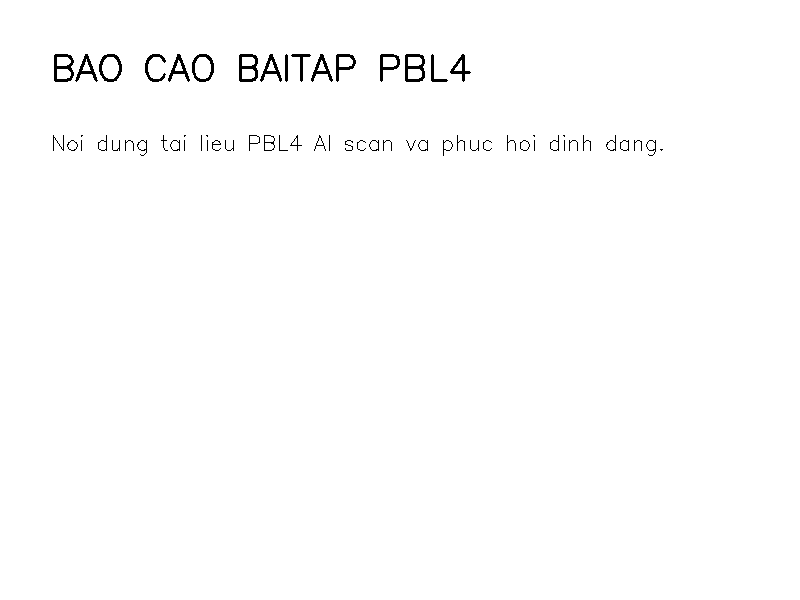
#> input picture test_doc.png, 800 x 600 px
$ python -i document_scanner.py   (imports and definitions only)
#> lines starting #> are read from the running program, lines starting #| are printed output that depends on the picture; after the words box and inside, x2 and y2 are one past the last pixel; in counts of white or black regions, pixels touching at a corner belong together
"""
Document Scanner cho Doc Forge AI Worker.

Chuỗi xử lý hình học trước OCR:
  1. Phát hiện tờ giấy bằng YOLO (models/document_detector.pt).
     Không có model / không phát hiện được -> fallback tìm contour bằng OpenCV.
  2. Tinh chỉnh 4 góc thật của tờ giấy bằng contour bên trong vùng YOLO,
     sau đó nắn phẳng (perspective warp).
  3. Xoay trang về đúng chiều đọc (0/90/180/270 độ).

Mọi phép biến đổi được gộp vào một ma trận homography 3x3 (ảnh gốc -> ảnh đã xử lý)
để có thể ánh xạ bbox OCR ngược về toạ độ ảnh gốc khi cần.
"""

from __future__ import annotations

import logging
import math
import os
from dataclasses import dataclass, field
from typing import Callable

import cv2
import numpy as np

LOG = logging.getLogger("document_scanner")

YOLO_AVAILABLE = False
try:
    from ultralytics import YOLO
    YOLO_AVAILABLE = True
except ImportError:
    LOG.warning("Thư viện ultralytics chưa được cài đặt. Document detection dùng fallback OpenCV.")

A4_RATIO = math.sqrt(2)  # 297 / 210
DEFAULT_MODEL_PATH = os.path.join(os.path.dirname(__file__), "models", "document_detector.pt")


@dataclass
class ScanGeometry:
    """Kết quả bước hình học: ảnh đã nắn phẳng + thông tin để truy vết."""

    image: np.ndarray
    transform: np.ndarray  # 3x3, điểm ảnh gốc -> điểm ảnh đã xử lý
    original_size: tuple[int, int]  # (width, height) ảnh gốc
    method: str = "none"  # yolo+contour | yolo-bbox | opencv | none
    detection_confidence: float = 0.0
    corners: list[list[float]] | None = None  # TL, TR, BR, BL trong ảnh gốc
    rotation: int = 0  # góc đã xoay theo chiều kim đồng hồ (0/90/180/270)
    orientation_verified: bool = False  # True nếu góc xoay đã qua Tầng 2 OCR Readability Gate
    notes: list[str] = field(default_factory=list)

    # [10 lines left out: function to_metadata, not called in this run]


# ─── Tiện ích hình học ────────────────────────────────────────────────────────

def order_corners(pts: np.ndarray) -> np.ndarray:
    """Sắp xếp 4 điểm theo thứ tự TL, TR, BR, BL (toạ độ ảnh, trục y hướng xuống)."""
    pts = np.asarray(pts, dtype=np.float32).reshape(4, 2)
    center = pts.mean(axis=0)
    angles = np.arctan2(pts[:, 1] - center[1], pts[:, 0] - center[0])
    pts = pts[np.argsort(angles)]  # TL -> TR -> BR -> BL (theo chiều kim đồng hồ)
    start = int(np.argmin(pts.sum(axis=1)))
    return np.roll(pts, -start, axis=0)


def is_plausible_quad(quad: np.ndarray, min_area: float) -> bool:
    """Tứ giác hợp lệ: lồi, đủ lớn, các góc trong khoảng 50°–130°."""
    quad = np.asarray(quad, dtype=np.float32).reshape(4, 2)
    if not cv2.isContourConvex(quad.reshape(-1, 1, 2)):
        return False
    if cv2.contourArea(quad) < min_area:
        return False
    for i in range(4):
        p_prev, p, p_next = quad[i - 1], quad[i], quad[(i + 1) % 4]
        v1, v2 = p_prev - p, p_next - p
        denom = float(np.linalg.norm(v1) * np.linalg.norm(v2))
        if denom < 1e-6:
            return False
        angle = math.degrees(math.acos(float(np.clip(np.dot(v1, v2) / denom, -1.0, 1.0))))
        if angle < 50 or angle > 130:
            return False
    return True


def find_document_quad(gray: np.ndarray, min_area_ratio: float) -> np.ndarray | None:
    """
    Tìm tứ giác lớn nhất giống tờ giấy trong ảnh xám.
    Thử 2 bản đồ biên: Canny (biên giấy) và Otsu (giấy sáng hơn nền).
    """
    h, w = gray.shape[:2]
    min_area = min_area_ratio * h * w
    blurred = cv2.GaussianBlur(gray, (5, 5), 0)

    median = float(np.median(blurred))
    edges = cv2.Canny(blurred, int(max(0, 0.66 * median)), int(min(255, 1.33 * median)))
    edges = cv2.dilate(edges, cv2.getStructuringElement(cv2.MORPH_RECT, (5, 5)), iterations=1)

    _, bright = cv2.threshold(blurred, 0, 255, cv2.THRESH_BINARY + cv2.THRESH_OTSU)
    bright = cv2.morphologyEx(bright, cv2.MORPH_CLOSE, cv2.getStructuringElement(cv2.MORPH_RECT, (15, 15)))

    best, best_area = None, 0.0
    for mask in (edges, bright):
        contours, _ = cv2.findContours(mask, cv2.RETR_EXTERNAL, cv2.CHAIN_APPROX_SIMPLE)
        for contour in sorted(contours, key=cv2.contourArea, reverse=True)[:5]:
            hull = cv2.convexHull(contour)
            hull_area = cv2.contourArea(hull)
            if hull_area < min_area:
                break
            perimeter = cv2.arcLength(hull, True)
            for eps in (0.02, 0.03, 0.04, 0.05, 0.06):
                approx = cv2.approxPolyDP(hull, eps * perimeter, True)
                if len(approx) == 4:
                    quad = order_corners(approx.reshape(4, 2))
                    area = cv2.contourArea(quad)
                    if area > best_area and is_plausible_quad(quad, min_area):
                        best, best_area = quad, area
                    break
    return best


# [9 lines left out: function rotation_matrix, not called in this run]


def rotate_image(img: np.ndarray, rotation: int) -> np.ndarray:
    codes = {90: cv2.ROTATE_90_CLOCKWISE, 180: cv2.ROTATE_180, 270: cv2.ROTATE_90_COUNTERCLOCKWISE}
    return cv2.rotate(img, codes[rotation]) if rotation in codes else img


def text_axis_is_vertical(img: np.ndarray) -> bool:
    """
    Ước lượng dòng chữ đang nằm ngang hay dọc bằng projection profile:
    dòng chữ ngang -> profile theo hàng dao động mạnh (dòng chữ / khoảng trắng xen kẽ).
    """
    gray = cv2.cvtColor(img, cv2.COLOR_BGR2GRAY) if img.ndim == 3 else img
    h, w = gray.shape[:2]
    scale = 1000.0 / max(h, w)
    if scale < 1.0:
        gray = cv2.resize(gray, (int(w * scale), int(h * scale)), interpolation=cv2.INTER_AREA)
        h, w = gray.shape[:2]
    # Bỏ 10% viền để tránh mép giấy / bóng
    gray = gray[int(h * 0.1):int(h * 0.9), int(w * 0.1):int(w * 0.9)]
    binary = cv2.adaptiveThreshold(gray, 1, cv2.ADAPTIVE_THRESH_GAUSSIAN_C, cv2.THRESH_BINARY_INV, 31, 15)
    binary = cv2.medianBlur(binary.astype(np.uint8), 3)
    if binary.sum() < 50:
        return False

    def _profile_score(profile: np.ndarray) -> float:
        mean = float(profile.mean())
        return float(profile.var()) / (mean * mean + 1e-9)

    row_score = _profile_score(binary.mean(axis=1))
    col_score = _profile_score(binary.mean(axis=0))
    return col_score > row_score * 1.15


# ─── Scanner chính ────────────────────────────────────────────────────────────

class DocumentScanner:
    """Phát hiện, nắn phẳng và xoay đúng chiều trang tài liệu."""

    def __init__(
        self,
        model_path: str | None = None,
        conf_threshold: float = 0.25,
        snap_a4: bool = True,
        max_output_side: int = 3000,
        orientation_scorer: Callable[[np.ndarray], float] | None = None,
        orientation_gate: Callable[[np.ndarray, int, int, dict[int, float]], tuple[int, bool]] | None = None,
        axis_detector: Callable[[np.ndarray], str] | None = None,
    ):
        self.conf_threshold = conf_threshold
        self.snap_a4 = snap_a4
        self.max_output_side = max_output_side
        self.orientation_scorer = orientation_scorer
        self.orientation_gate = orientation_gate
        self.axis_detector = axis_detector
        self.model = None

        base_dir = os.path.dirname(os.path.abspath(__file__))
        project_root = os.path.dirname(base_dir)
        path = model_path or os.environ.get("DOCUMENT_MODEL_PATH")
        if not path or not os.path.exists(path):
            for root in (base_dir, project_root, "/app"):
                cand = os.path.join(root, "models", "document_detector.pt")
                if os.path.exists(cand):
                    path = cand
                    break
            else:
                path = DEFAULT_MODEL_PATH
        if YOLO_AVAILABLE and os.path.exists(path):
            try:
                self.model = YOLO(path)
                LOG.info("Document detector đã nạp: %s (classes=%s)", path, self.model.names)
            except Exception as exc:
                LOG.error("Không nạp được document detector %s: %s", path, exc)
        elif not os.path.exists(path):
            LOG.warning("Không tìm thấy document detector tại %s — dùng fallback OpenCV.", path)

    # ── Bước 1: phát hiện ────────────────────────────────────────────────────
    def _detect_bbox(self, img: np.ndarray) -> tuple[list[float], float] | None:
        if self.model is None:
            return None
        # imgsz=640 giúp YOLO chạy cực nhanh trên CPU mà vẫn chính xác 100%
        results = self.model.predict(img, imgsz=640, conf=self.conf_threshold, verbose=False)
        best = None
        for result in results:
            names = result.names or {}
            doc_classes = {i for i, n in names.items() if any(k in str(n).lower() for k in ("doc", "page", "paper"))}
            for box in result.boxes:
                cls_id = int(box.cls[0])
                if doc_classes and cls_id not in doc_classes:
                    continue
                conf = float(box.conf[0])
                if best is None or conf > best[1]:
                    best = (box.xyxy[0].tolist(), conf)
        return best

    def detect_corners(self, img: np.ndarray) -> tuple[np.ndarray | None, str, float]:
        """Trả về (4 góc TL,TR,BR,BL trong ảnh gốc | None, method, confidence)."""
        h, w = img.shape[:2]
        gray = cv2.cvtColor(img, cv2.COLOR_BGR2GRAY)

        detection = self._detect_bbox(img)
        if detection is not None:
            (x1, y1, x2, y2), conf = detection
            pad_x, pad_y = (x2 - x1) * 0.04, (y2 - y1) * 0.04
            cx1, cy1 = int(max(0, x1 - pad_x)), int(max(0, y1 - pad_y))
            cx2, cy2 = int(min(w, x2 + pad_x)), int(min(h, y2 + pad_y))
            crop = gray[cy1:cy2, cx1:cx2]

            scale = min(1.0, 1000.0 / max(crop.shape[:2]))
            small = cv2.resize(crop, None, fx=scale, fy=scale, interpolation=cv2.INTER_AREA) if scale < 1 else crop
            bbox_area_ratio = ((x2 - x1) * (y2 - y1)) / float(crop.shape[0] * crop.shape[1])
            quad = find_document_quad(small, min_area_ratio=0.45 * bbox_area_ratio)
            if quad is not None:
                quad = quad / scale + np.array([cx1, cy1], dtype=np.float32)
                return order_corners(quad), "yolo+contour", conf

            bbox_quad = np.array([[x1, y1], [x2, y1], [x2, y2], [x1, y2]], dtype=np.float32)
            return bbox_quad, "yolo-bbox", conf

        # Fallback: không có model hoặc model không thấy gì -> tìm trên toàn ảnh
        scale = min(1.0, 1000.0 / max(h, w))
        small = cv2.resize(gray, None, fx=scale, fy=scale, interpolation=cv2.INTER_AREA) if scale < 1 else gray
        quad = find_document_quad(small, min_area_ratio=0.2)
        if quad is not None:
            return order_corners(quad / scale), "opencv", 0.0
        return None, "none", 0.0

    # ── Bước 2: nắn phẳng ────────────────────────────────────────────────────
    def warp(self, img: np.ndarray, corners: np.ndarray) -> tuple[np.ndarray, np.ndarray]:
        tl, tr, br, bl = corners
        out_w = max(np.linalg.norm(tr - tl), np.linalg.norm(br - bl))
        out_h = max(np.linalg.norm(bl - tl), np.linalg.norm(br - tr))

        if self.snap_a4 and out_w > 0 and out_h > 0:
            ratio = out_h / out_w
            if abs(ratio - A4_RATIO) / A4_RATIO < 0.06:
                out_h = out_w * A4_RATIO
            elif abs(ratio - 1 / A4_RATIO) / (1 / A4_RATIO) < 0.06:
                out_w = out_h * A4_RATIO

        scale = min(1.0, self.max_output_side / max(out_w, out_h, 1.0))
        out_w, out_h = max(int(round(out_w * scale)), 1), max(int(round(out_h * scale)), 1)

        dst = np.array([[0, 0], [out_w - 1, 0], [out_w - 1, out_h - 1], [0, out_h - 1]], dtype=np.float32)
        matrix = cv2.getPerspectiveTransform(corners.astype(np.float32), dst)
        warped = cv2.warpPerspective(img, matrix, (out_w, out_h), flags=cv2.INTER_CUBIC,
                                     borderMode=cv2.BORDER_REPLICATE)
        return warped, matrix.astype(np.float64)

    # ── Bước 3: xoay đúng chiều (2 tầng: OrientationNet Prior Bias + OCR Readability Gate) ──
    def orient_with_verification(self, img: np.ndarray) -> tuple[int, bool]:
        """
        Trả về `(rotation_deg, verified_by_ocr_gate)` theo chiều kim đồng hồ (0/90/180/270).
        - Tầng 1: Xác định trục chữ (ngang vs dọc) + chấm điểm bằng `OrientationNet` (ưu tiên 0° khi
          chênh lệch nhỏ `|s180 - s0| < 0.20` hoặc `s180 < 0.65`).
        - Tầng 2 (`orientation_gate`): Bắt buộc kiểm chứng bằng VietOCR + VietnameseSyllableValidator
          trên 4-6 dòng chữ mỗi khi đề xuất xoay 180°, khi margin 0°/180° < 0.25, hoặc cho cặp 90°/270°.
        """
        h, w = img.shape[:2]
        axis = self.axis_detector(img) if self.axis_detector is not None else "ambiguous"
        if axis == "vertical":
            candidates = [90, 270]
        elif axis == "horizontal":
            candidates = [0, 180]
        elif text_axis_is_vertical(img):
            candidates = [90, 270]
        elif w > h * 1.1:
            candidates = [0, 90, 270]
        else:
            candidates = [0, 180]

        if self.orientation_scorer is None and self.orientation_gate is None:
            return candidates[0], False

        try:
            scores: dict[int, float] = {}
            if self.orientation_scorer is not None:
                for cand in candidates:
                    scores[cand] = float(self.orientation_scorer(rotate_image(img, cand)))

            # Nhánh 1: Tài liệu chữ ngang (0° vs 180°)
            if set(candidates) == {0, 180}:
                s0 = scores.get(0, 0.5)
                s180 = scores.get(180, 0.0)
                tier1_proposes_180 = (s180 >= 0.65) and ((s180 - s0) >= 0.20)
                need_gate = (s180 > s0) or (abs(s180 - s0) < 0.25) or (max(s0, s180) < 0.65)
                if self.orientation_gate is not None and need_gate:
                    chosen, verified = self.orientation_gate(img, 0, 180, scores)
                else:
                    chosen = 180 if tier1_proposes_180 else 0
                    verified = not need_gate
                LOG.info(
                    "Orientation score: %s -> chọn %d° (verified=%s)",
                    {k: round(v, 3) for k, v in scores.items()},
                    chosen,
                    verified,
                )
                return chosen, verified

            # Nhánh 2: Tài liệu chữ dọc (90° vs 270°)
            if set(candidates) == {90, 270}:
                if self.orientation_gate is not None:
                    chosen, verified = self.orientation_gate(img, 90, 270, scores)
                else:
                    s90 = scores.get(90, 0.5)
                    s270 = scores.get(270, 0.0)
                    chosen, verified = (90 if s90 >= s270 else 270), False
                LOG.info(
                    "Orientation score: %s -> chọn %d° (verified=%s)",
                    {k: round(v, 3) for k, v in scores.items()},
                    chosen,
                    verified,
                )
                return chosen, verified

            # Nhánh 3: Khung ngang mơ hồ (0° vs 90° vs 270°)
            best_rot = max(scores, key=scores.get) if scores else 0
            verified = False
            if self.orientation_gate is not None and best_rot in (90, 270):
                chosen_side, ver_side = self.orientation_gate(img, 90, 270, scores)
                chosen_0, ver_0 = self.orientation_gate(img, 0, 180, {0: scores.get(0, 0.5), 180: 0.0})
                # Chỉ xoay ngang nếu thực sự 0° không đọc được
                if ver_0 and scores.get(0, 0.0) >= 0.40:
                    chosen, verified = chosen_0, ver_0
                else:
                    chosen, verified = chosen_side, ver_side
            else:
                chosen = best_rot
            LOG.info(
                "Orientation score: %s -> chọn %d° (verified=%s)",
                {k: round(v, 3) for k, v in scores.items()},
                chosen,
                verified,
            )
            return chosen, verified
        except Exception as exc:
            LOG.warning("Orientation scorer lỗi: %s — giữ hướng %d°", exc, candidates[0])
            return candidates[0], False

    def orient(self, img: np.ndarray) -> int:
        """Trả về góc cần xoay theo chiều kim đồng hồ (0/90/180/270)."""
        return self.orient_with_verification(img)[0]

    # ── Toàn bộ pipeline ─────────────────────────────────────────────────────
    def scan(self, img: np.ndarray, auto_rotate: bool = True) -> ScanGeometry:
        h, w = img.shape[:2]
        geometry = ScanGeometry(image=img, transform=np.eye(3), original_size=(w, h))

        try:
            corners, method, conf = self.detect_corners(img)
        except Exception as exc:
            LOG.warning("Document detection lỗi: %s — dùng nguyên ảnh.", exc)
            corners, method, conf = None, "none", 0.0

        if corners is not None:
            geometry.image, geometry.transform = self.warp(img, corners)
            geometry.corners = corners.tolist()
        geometry.method = method
        geometry.detection_confidence = conf

        if auto_rotate:
            rotation, verified = self.orient_with_verification(geometry.image)
            if rotation:
                rh, rw = geometry.image.shape[:2]
                geometry.transform = rotation_matrix(rotation, rw, rh) @ geometry.transform
                geometry.image = rotate_image(geometry.image, rotation)
            geometry.rotation = rotation
            geometry.orientation_verified = verified

        LOG.info("Scan: method=%s conf=%.2f rotation=%d° -> %dx%d", geometry.method, conf,
                 geometry.rotation, geometry.image.shape[1], geometry.image.shape[0])
        return geometry


# ─── Ánh xạ bbox về ảnh gốc ───────────────────────────────────────────────────

# [18 lines left out: function map_layout_to_original, not called in this run]

>>> import cv2
>>> picture = cv2.imread('../test_doc.png')
#> picture is the input picture: shape (600, 800, 3); 99.1% white; 63 black regions (13 under 20 px), largest, box (x1, y1, x2, y2) and area: (405, 54, 425, 82) 277, (54, 54, 74, 82) 271, (239, 54, 258, 82) 270
>>> result = DocumentScanner().scan(picture)
#> in find_document_quad, `median = float(np.median(blurred))`: median = 255
#> in find_document_quad, `edges = cv2.Canny(blurred, int(max(0, 0.66 * median)), int(min(255, 1...`:
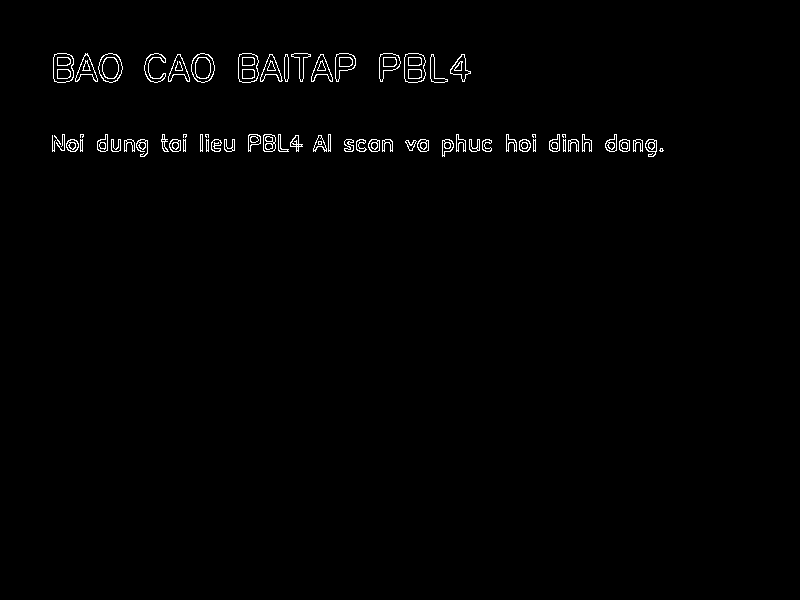
#> edges: shape (600, 800); 0.99% white in thin lines or dots, all inside (x1, y1, x2, y2) = (52, 53, 664, 157)
#> in find_document_quad, `edges = cv2.dilate(edges, cv2.getStructuringElement(cv2.MORPH_RECT, (5..`:
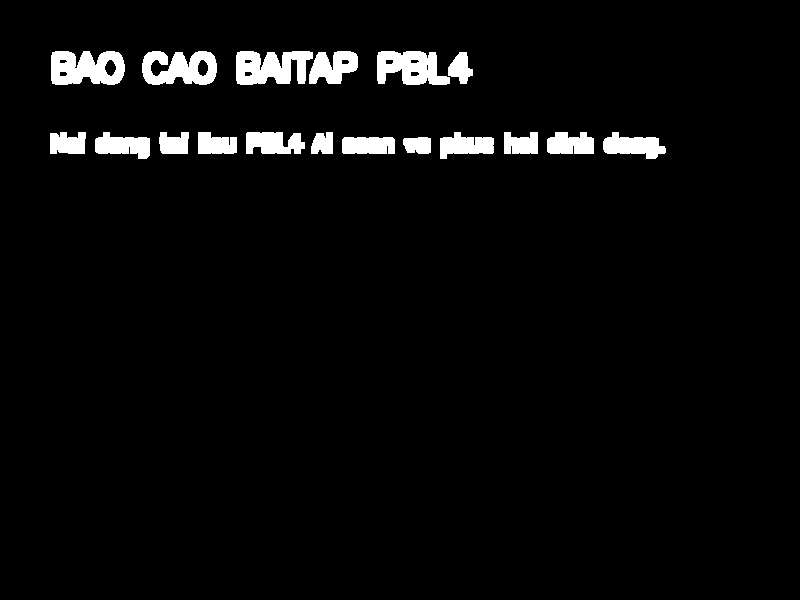
#> edges: shape (600, 800); 3.8% white; 18 white regions, largest, box (x1, y1, x2, y2) and area: (51, 51, 125, 85) 1972, (236, 51, 313, 85) 1940, (142, 51, 217, 85) 1808
#> in find_document_quad, `_, bright = cv2.threshold(blurred, 0, 255, cv2.THRESH_BINARY + cv2.THR..`:
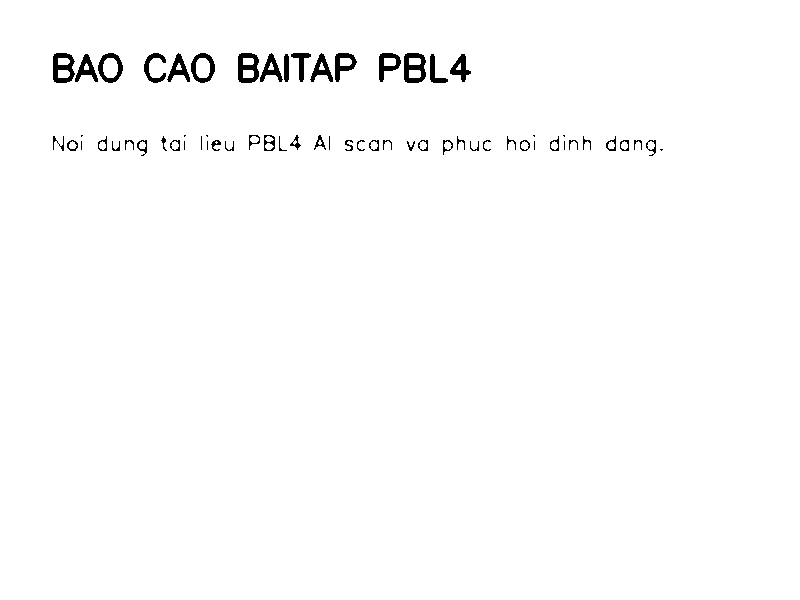
#> bright: shape (600, 800); 98.7% white; 63 black regions (13 under 20 px), largest, box (x1, y1, x2, y2) and area: (404, 53, 426, 83) 425, (238, 53, 259, 83) 412, (53, 53, 75, 83) 411
#> the loop in find_document_quad, `for mask in (edges, bright):` made 2 passes
#> contours on pass 2: [[[0, 0], [0, 599], [799, 599], [799, 0]]]
#> after the loop in find_document_quad, `for mask in (edges, bright):`: best = [[0, 0], [799, 0], [799, 599], [0, 599]]; best_area = 478601
#> in detect_corners, `quad = find_document_quad(small, min_area_ratio=0.2)`: quad = [[0, 0], [799, 0], [799, 599], [0, 599]]
#> in scan, `corners, method, conf = self.detect_corners(img)`: method = 'opencv'; conf = 0
#> in warp, `tl, tr, br, bl = corners`: tl = [0, 0]; tr = [799, 0]; br = [799, 599]; bl = [0, 599]
#> in warp, `out_w = max(np.linalg.norm(tr - tl), np.linalg.norm(br - bl))`: out_w = 799
#> in warp, `out_h = max(np.linalg.norm(bl - tl), np.linalg.norm(br - tr))`: out_h = 599
#> in warp, `ratio = out_h / out_w`: ratio = 0.75
#> in warp, `scale = min(1.0, self.max_output_side / max(out_w, out_h, 1.0))`: scale = 1
#> in warp, `dst = np.array([[0, 0], [out_w - 1, 0], [out_w - 1, out_h - 1], [0, ou..`: dst = [[0, 0], [798, 0], [798, 598], [0, 598]]
#> in warp, `matrix = cv2.getPerspectiveTransform(corners.astype(np.float32), dst)`: matrix = [[0.999, 0, 0], [0, 0.998, 0], [0, 0, 1]]
#> in scan, `geometry.corners = corners.tolist()`: geometry.corners = [[0, 0], [799, 0], [799, 599], [0, 599]]
#> in scan, `geometry.method = method`: geometry.method = 'opencv'
#> in scan, `geometry.detection_confidence = conf`: geometry.detection_confidence = 0
#> in orient_with_verification, `axis = self.axis_detector(img) if self.axis_detector is not None else ..`: axis = 'ambiguous'
#> in text_axis_is_vertical, `gray = gray[int(h * 0.1):int(h * 0.9), int(w * 0.1):int(w * 0.9)]`:
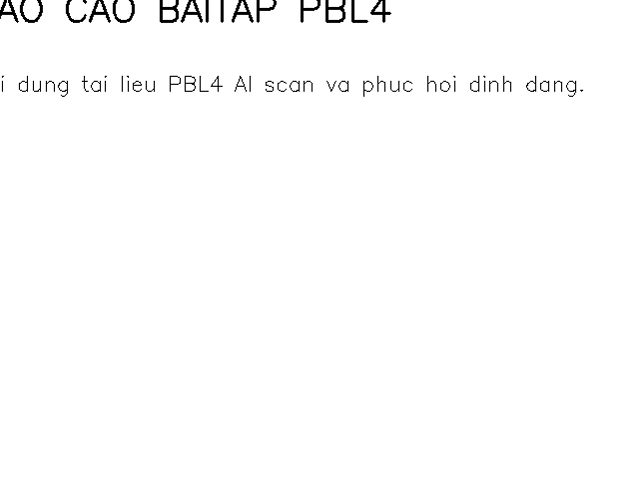
#> gray: shape (480, 640); min 0, max 255, mean 252.1
#> (the rest of the program and of its run is left out)
